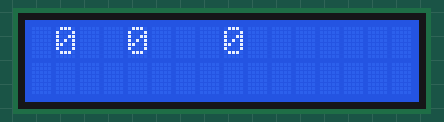
Simulated run of this sketch. Board: Arduino Uno, built with avr-gcc and run on an emulated ATmega328P. Parts: 16×2 character LCD.

Above: at 0.11 s.
At 5.06 s:
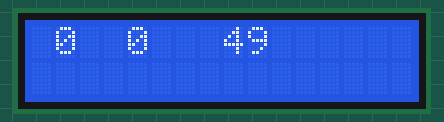
At 10.01 s:
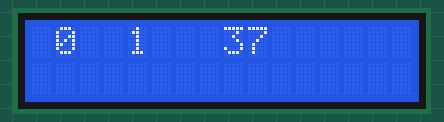
At 20.02 s:
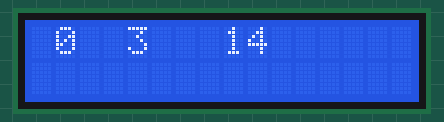
At 29.93 s:
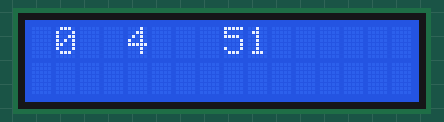
At 39.94 s:
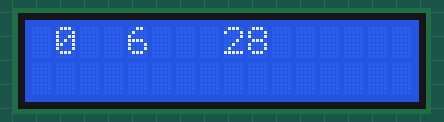

The sketch:

scroll_string_on_LCD.ino
```cpp
#include<LiquidCrystal.h>
LiquidCrystal lcd(2,3,4,5,6,7);
void setup()
{  lcd.begin(16,2);

}

void loop() {
 int a;
 int b;
 int i;

for(i=0; i<=60; i++)
 {
  for(a=0; a<=60; a++)
  {
   for(b=0; b<=60; b++)
   {
    lcd.setCursor(1,0);
    lcd.print(i);
    lcd.setCursor(4,0);
    lcd.print(a);
   lcd.setCursor(8,0);
    lcd.print(b);
    delay(100);

   }
  }


 }

}
```
